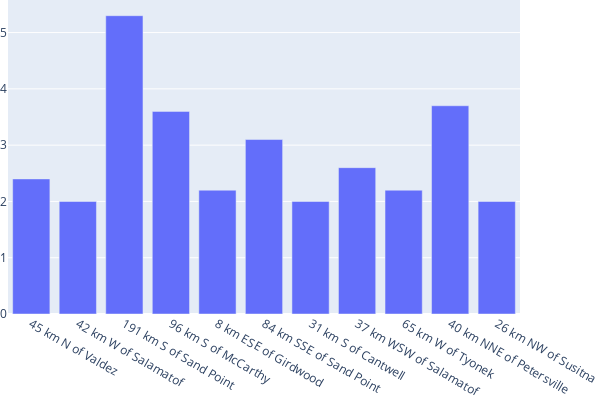

The cell this chart's notebook holds for it:
### Code cell
# bar chart
trace = go.Bar(
    x=rdf['sub_area'],
    y=rdf['mag']
)

layout = go.Layout(
    height=400,
    width=600,
    margin=dict(l=0, r=0, b=0, t=0)
)

fig = go.Figure(data=[trace], layout=layout)
fig.show()

### Figure 1 — Plotly figure (JSON) as saved in the notebook; plotly's stock layout.template omitted (floating-point values rounded to 4 significant figures)
{"data": [{"type": "bar", "x": ["45 km N of Valdez", "42 km W of Salamatof", "191 km S of Sand Point", "96 km S of McCarthy", "8 km ESE of Girdwood", "84 km SSE of Sand Point", "31 km S of Cantwell", "37 km WSW of Salamatof", "65 km W of Tyonek", "40 km NNE of Petersville", "26 km NW of Susitna"], "y": [2.4, 2, 5.3, 3.6, 2.2, 3.1, 2, 2.6, 2.2, 3.7, 2]}], "layout": {"height": 400, "margin": {"b": 0, "l": 0, "r": 0, "t": 0}, "width": 600}}
